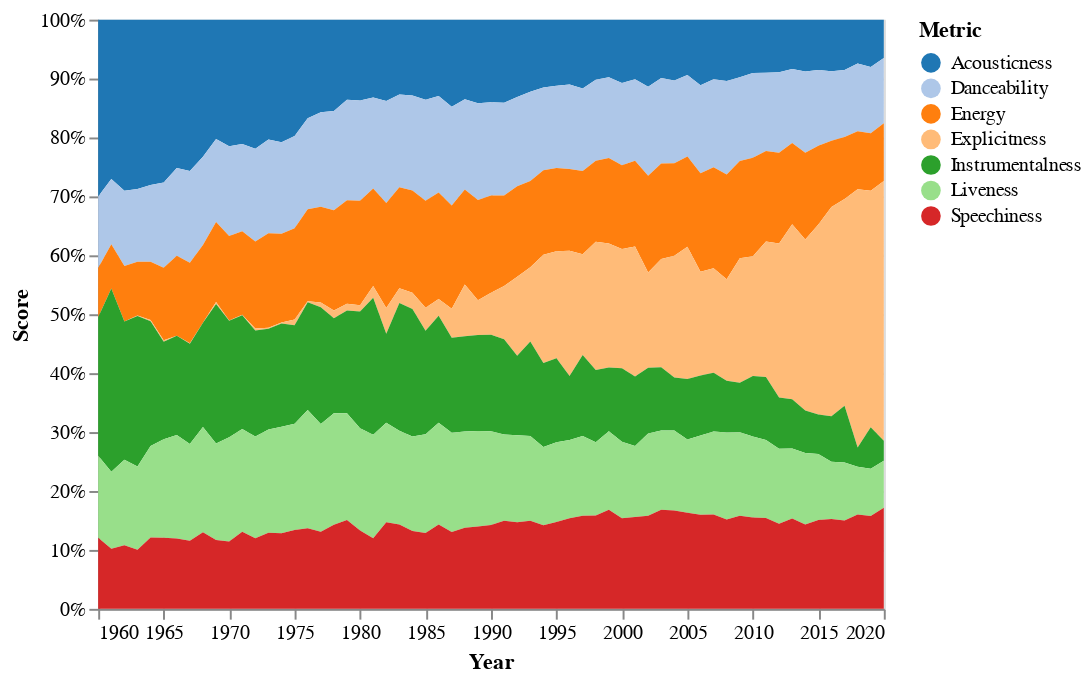

Notebook cell for this chart:
### Markdown cell above
## Introduction

Pop music is often considered a reflection of changing culture in the United States — and between 1960 and 2020, songs featured in the Billboard Hot 100 varied greatly. 

Researchers in England recently analyzed almost all the singles that charted during that period to reveal trends in the evolution of popular music—noting, among other things, that the biggest revolution to occur was the birth of rap in 1991 and that, with the exception of a brief synthesizer-happy period in the 1980s, there’s always been a lot of diversity in American pop.

To construct their evolutionary history of American pop, the scientists looked at quantifiable digital elements in the music that correspond with rhythmic, harmonic, and tonal qualities in the songs, noting where they clustered and how they changed over time.

Below, we highlight some of the easier-to-understand tonal elements they tracked, linking them to particular artists and songs. Several trends in the team’s analysis are also displayed in the graphic below, with each of the approximately 17,000 songs they analyzed represented as a dot. Search by artist and tonal quality. Mouse over chart to see results.

Five years later, an unqualified but enthusiastic college student revisited this research, offering further insights into the history of popular music over the past sixty years.

### Code cell
#@title Prevalence of musical features over time {run:'auto'}

all_metric_cols = [
    'acousticness',
    'danceability',
    'energy',
    'explicit',
    'instrumentalness',
    'liveness',
    'speechiness',
]

acousticness = True #@param {type:'boolean'}
danceability = True #@param {type:'boolean'}
energy = True #@param {type:'boolean'}
explicitness = True #@param {type:'boolean'}
instrumentalness = True #@param {type:'boolean'}
liveness = True #@param {type:'boolean'}
speechiness = True #@param {type:'boolean'}

metric_flags = [
    acousticness,
    danceability,
    energy,
    explicitness,
    instrumentalness,
    liveness,
    speechiness,
]
metric_cols = [m for m, b in zip(all_metric_cols, metric_flags) if b]

def prepare(df):
  df = df.groupby('datetime').mean()[metric_cols].reset_index()
  df = df.set_index('datetime')
  for col in metric_cols:
    df[col] = df[col] / sum(df[col])
  df = df.rename(columns={'explicit': 'explicitness'})
  df.columns = df.columns.str.capitalize()
  df = df.reset_index()
  df = df.melt('datetime')
  df['Year'] = df.datetime.dt.year
  return df


selection = alt.selection(type='multi', on='mouseover', fields=['variable'], bind='legend')

alt.Chart(prepare(df_data)).mark_area().encode(
    alt.X('datetime', title='Year'),
    alt.Y('value', title='Score', stack='normalize'),
    alt.Color('variable', title='Metric', scale=alt.Scale(scheme='category20')),
    alt.Tooltip('Year'),
    # opacity=alt.condition(selection, alt.value(.9), alt.value(1)),
).add_selection(selection)

### Figure 1 — Vega-Lite specification as saved in the notebook (floating-point values rounded to 4 significant figures; data arrays with more than 128 entries replaced by an {"elided": "..."} marker saying what was removed)
{"config": {"view": {"continuousWidth": 400, "continuousHeight": 300}}, "data": {"name": "data-9e775253c8caf71dcc7644a1f9bdfed3"}, "mark": "area", "encoding": {"color": {"type": "nominal", "field": "variable", "scale": {"scheme": "category20"}, "title": "Metric"}, "tooltip": {"type": "quantitative", "field": "Year"}, "x": {"type": "temporal", "field": "datetime", "title": "Year"}, "y": {"type": "quantitative", "field": "value", "stack": "normalize", "title": "Score"}}, "selection": {"selector199": {"type": "multi", "on": "mouseover", "fields": ["variable"], "bind": "legend"}}, "$schema": "https://vega.github.io/schema/vega-lite/v4.8.1.json", "datasets": {"data-9e775253c8caf71dcc7644a1f9bdfed3": {"elided": "427 records"}}}
